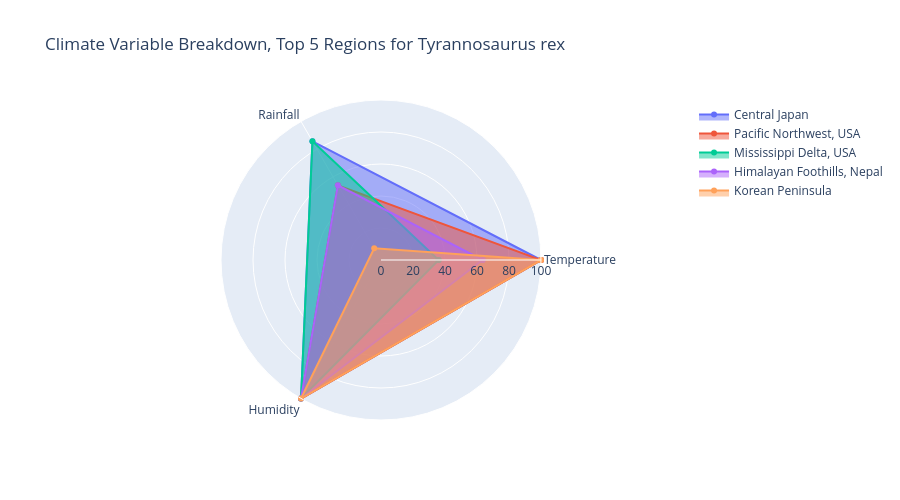

Notebook cell for this chart:
### Markdown cell above
### 3.3 Which Climate Variable Drives the Score? (Radar Chart)

### Code cell
top5 = df_results.head(5)
fig_radar = go.Figure()
for _, row in top5.iterrows():
    fig_radar.add_trace(go.Scatterpolar(
        r=[row["temp_score"], row["precip_score"], row["humidity_score"], row["temp_score"]],
        theta=["Temperature", "Rainfall", "Humidity", "Temperature"],
        fill="toself", name=row["region_name"]
    ))
fig_radar.update_layout(
    polar=dict(radialaxis=dict(visible=True, range=[0, 100])),
    title=f"Climate Variable Breakdown, Top 5 Regions for {dino['name']}", height=500
)
fig_radar.show()

### Figure 1 — Plotly figure (JSON) as saved in the notebook; plotly's stock layout.template omitted (floating-point values rounded to 4 significant figures)
{"data": [{"fill": "toself", "name": "Central Japan", "r": [100.0, 85.7, 100.0, 100.0], "theta": ["Temperature", "Rainfall", "Humidity", "Temperature"], "type": "scatterpolar"}, {"fill": "toself", "name": "Pacific Northwest, USA", "r": [100.0, 53.9, 100.0, 100.0], "theta": ["Temperature", "Rainfall", "Humidity", "Temperature"], "type": "scatterpolar"}, {"fill": "toself", "name": "Mississippi Delta, USA", "r": [36.0, 85.7, 100.0, 36.0], "theta": ["Temperature", "Rainfall", "Humidity", "Temperature"], "type": "scatterpolar"}, {"fill": "toself", "name": "Himalayan Foothills, Nepal", "r": [63.5, 53.9, 100.0, 63.5], "theta": ["Temperature", "Rainfall", "Humidity", "Temperature"], "type": "scatterpolar"}, {"fill": "toself", "name": "Korean Peninsula", "r": [100.0, 8.5, 100.0, 100.0], "theta": ["Temperature", "Rainfall", "Humidity", "Temperature"], "type": "scatterpolar"}], "layout": {"height": 500, "polar": {"radialaxis": {"range": [0, 100], "visible": true}}, "title": {"text": "Climate Variable Breakdown, Top 5 Regions for Tyrannosaurus rex"}}}
